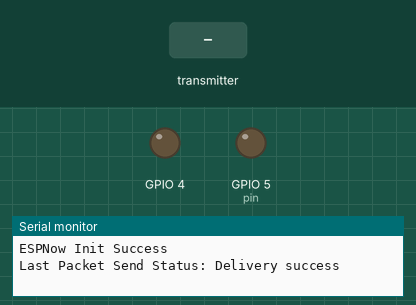
This sketch was run on a simulated ESP8266 (NodeMCU). Shown: output pins drawn as LEDs (lit = HIGH), the last lines printed to the serial monitor. Dashed ring = blinking. The test bench sets the inputs (shaded band).

Above: at 1.2 s.
1.3 s: the transmitter starts sending pin = 0
At 2.8 s:
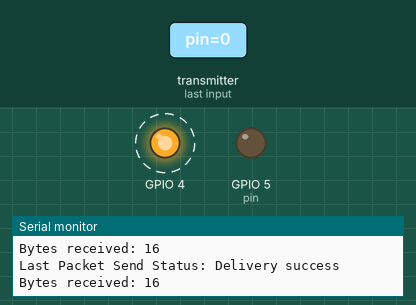
Timing chart, 0 to 10.3 s (numbered marks = the images above; inputs shaded):
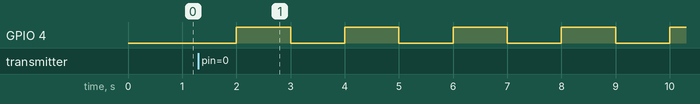

The sketch:

esp8266-node1.ino
```cpp
#include <ESP8266WiFi.h>
#include <espnow.h>

// REPLACE WITH THE MAC Address of your receiver
uint8_t broadcastAddress[] = {0x84,0xCC,0xA8,0xB1,0x5B,0xFB};

const long interval = 1000;
unsigned long previousMillis = 0;
bool redState = true;
bool greenState = false;

//Structure example to send data
//Must match the receiver structure
typedef struct Notification {
  char* type;
  int pin;
  boolean state;
} Notification;

Notification sendNotification;
Notification recieveNotification;

char* type;
int pin;
boolean state;

// Callback when data is sent
void onDataSend(uint8_t *mac_addr, uint8_t sendStatus) {
  Serial.print("Last Packet Send Status: ");
  if (sendStatus == 0) {
    Serial.println("Delivery success");
  }
  else {
    Serial.println("Delivery fail");
  }
}

// Callback when data is received
void onDataRecieve(uint8_t * mac, uint8_t *incomingData, uint8_t len) {
  memcpy(&recieveNotification, incomingData, sizeof(recieveNotification));
  Serial.print("Bytes received: ");
  Serial.println(len);
  type = recieveNotification.type;
  pin = recieveNotification.pin;
  state = recieveNotification.state;
  if (type == "led") {
    if (state) {
      digitalWrite(pin, HIGH);
    } else {
      digitalWrite(pin, LOW);
    }
  }
}


void setup() {
  // Init Serial Monitor
  Serial.begin(115200);

  pinMode(5, OUTPUT);
  pinMode(4, OUTPUT);

  // Set device as a Wi-Fi Station
  WiFi.mode(WIFI_STA);
  WiFi.disconnect();

  // Init ESP-NOW
  if (esp_now_init() == 0) {
    Serial.println("ESPNow Init Success");
  } else {
    Serial.println("ESPNow Init Failed");
    ESP.restart();
  }

  // Set ESP-NOW Role
  esp_now_set_self_role(ESP_NOW_ROLE_COMBO);

  // Once ESPNow is successfully Init, we will register for Send CB to
  // get the status of Trasnmitted packet
  esp_now_register_send_cb(onDataSend);

  // Register peer
  esp_now_add_peer(broadcastAddress, ESP_NOW_ROLE_COMBO, 1, NULL, 0);

  // Register for a callback function that will be called when data is received
  esp_now_register_recv_cb(onDataRecieve);
}

void loop() {
  unsigned long currentMillis = millis();
  if (currentMillis - previousMillis >= interval) {
    previousMillis = currentMillis;

    if (redState) {
      sendNotification.type = "led";
      sendNotification.pin = 5;
      sendNotification.state = true;
      redState = false;
    } else {
      sendNotification.type = "led";
      sendNotification.pin = 5;
      sendNotification.state = false;
      redState = true;
    }

    if (greenState) {
      digitalWrite(4, HIGH);
      greenState = false;
    } else {
      digitalWrite(4, LOW);
      greenState = true;
    }

    // Send message via ESP-NOW
    esp_now_send(broadcastAddress, (uint8_t *) &sendNotification, sizeof(sendNotification));
  }
}
```

Measured:
- by itself, GPIO 4: alternates HIGH for 1.0 s and LOW for 1.0 s
